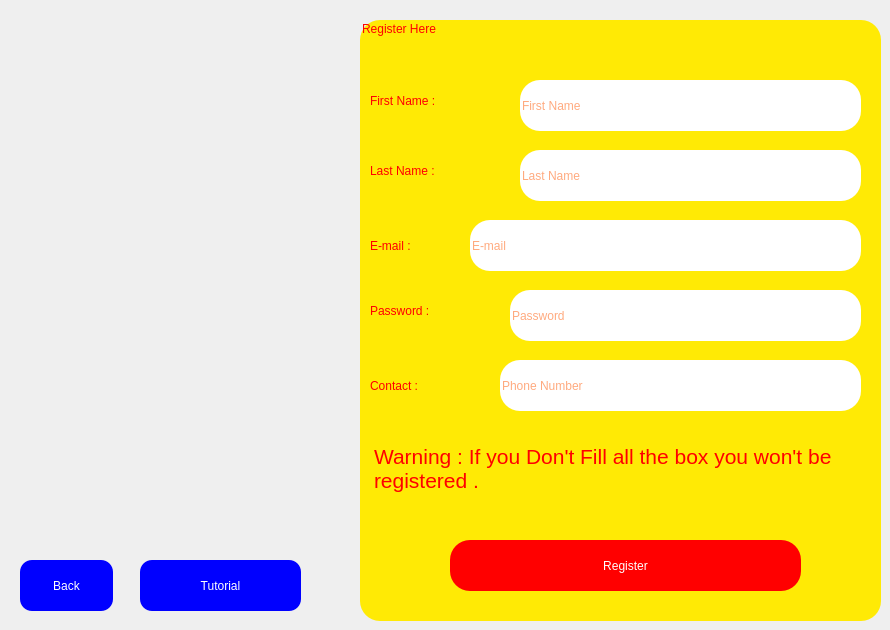
    <widget class="QWidget" name="registration_page">
     <property name="styleSheet">
      <string notr="true">#registration_page{

	
	background-image: url(:/images/26-263385_light-colour-background-images-hd-light-color-background.jpg);

}</string>
     </property>
     <widget class="QGroupBox" name="registe_groupbox">
      <property name="geometry">
       <rect>
        <x>360</x>
        <y>20</y>
        <width>521</width>
        <height>601</height>
       </rect>
      </property>
      <property name="styleSheet">
       <string notr="true">

	
	
	
background-color: rgb(255, 234, 5);


font: 18pt &quot;MS Shell Dlg 2&quot;;

font: 16pt &quot;Britannic Bold&quot;;
color: rgb(255, 0, 0);

border-radius: 20px;



</string>
      </property>
      <property name="title">
       <string>Register Here</string>
      </property>
      <widget class="QLabel" name="reg_fst_name">
       <property name="geometry">
        <rect>
         <x>10</x>
         <y>70</y>
         <width>151</width>
         <height>21</height>
        </rect>
       </property>
       <property name="text">
        <string>First Name :</string>
       </property>
      </widget>
      <widget class="QLabel" name="reg_last_name">
       <property name="geometry">
        <rect>
         <x>10</x>
         <y>140</y>
         <width>151</width>
         <height>21</height>
        </rect>
       </property>
       <property name="text">
        <string>Last Name :</string>
       </property>
      </widget>
      <widget class="QLabel" name="reg_fst_name_2">
       <property name="geometry">
        <rect>
         <x>10</x>
         <y>210</y>
         <width>111</width>
         <height>31</height>
        </rect>
       </property>
       <property name="text">
        <string>E-mail :</string>
       </property>
      </widget>
      <widget class="QLabel" name="reg_fst_name_3">
       <property name="geometry">
        <rect>
         <x>10</x>
         <y>280</y>
         <width>141</width>
         <height>21</height>
        </rect>
       </property>
       <property name="text">
        <string>Password :</string>
       </property>
      </widget>
      <widget class="QLabel" name="reg_fst_name_4">
       <property name="geometry">
        <rect>
         <x>10</x>
         <y>350</y>
         <width>131</width>
         <height>31</height>
        </rect>
       </property>
       <property name="text">
        <string>Contact :</string>
       </property>
      </widget>
      <widget class="QTextEdit" name="Warning">
       <property name="geometry">
        <rect>
         <x>10</x>
         <y>420</y>
         <width>491</width>
         <height>87</height>
        </rect>
       </property>
       <property name="html">
        <string>&lt;!DOCTYPE HTML PUBLIC &quot;-//W3C//DTD HTML 4.0//EN&quot; &quot;http://www.w3.org/TR/REC-html40/strict.dtd&quot;&gt;
&lt;html&gt;&lt;head&gt;&lt;meta name=&quot;qrichtext&quot; content=&quot;1&quot; /&gt;&lt;style type=&quot;text/css&quot;&gt;
p, li { white-space: pre-wrap; }
&lt;/style&gt;&lt;/head&gt;&lt;body style=&quot; font-family:'Britannic Bold'; font-size:16pt; font-weight:400; font-style:normal;&quot;&gt;
&lt;p style=&quot; margin-top:0px; margin-bottom:0px; margin-left:0px; margin-right:0px; -qt-block-indent:0; text-indent:0px;&quot;&gt;&lt;span style=&quot; color:#ff0000;&quot;&gt;Warning : If you Don't Fill all the box you won't be registered .&lt;/span&gt;&lt;/p&gt;&lt;/body&gt;&lt;/html&gt;</string>
       </property>
      </widget>
      <widget class="QPushButton" name="register_Button">
       <property name="geometry">
        <rect>
         <x>90</x>
         <y>520</y>
         <width>351</width>
         <height>51</height>
        </rect>
       </property>
       <property name="styleSheet">
        <string notr="true">#register_Button{

	background-color: rgb(255, 0, 0);
	font: 18pt &quot;MS Shell Dlg 2&quot;;

font: 16pt &quot;Britannic Bold&quot;;
color: rgb(255, 255, 255);
border-radius: 20px;
border-style: outset;
 padding: 6px;


}

#register_Button:hover{


		
	background-color: rgb(255, 85, 0);
    border-style: inset;


}</string>
       </property>
       <property name="text">
        <string>Register</string>
       </property>
      </widget>
      <widget class="QLineEdit" name="reg_email_input">
       <property name="geometry">
        <rect>
         <x>110</x>
         <y>200</y>
         <width>391</width>
         <height>51</height>
        </rect>
       </property>
       <property name="styleSheet">
        <string notr="true">#reg_email_input{
background-color: rgb(255, 255, 255);
color:rgb(255, 85, 0)}</string>
       </property>
       <property name="inputMask">
        <string/>
       </property>
       <property name="text">
        <string/>
       </property>
       <property name="placeholderText">
        <string>E-mail</string>
       </property>
      </widget>
      <widget class="QLineEdit" name="reg_lastname_input">
       <property name="geometry">
        <rect>
         <x>160</x>
         <y>130</y>
         <width>341</width>
         <height>51</height>
        </rect>
       </property>
       <property name="styleSheet">
        <string notr="true">#reg_lastname_input
{
background-color: rgb(255, 255, 255);
color:rgb(255, 85, 0)}</string>
       </property>
       <property name="inputMask">
        <string/>
       </property>
       <property name="text">
        <string/>
       </property>
       <property name="placeholderText">
        <string>Last Name</string>
       </property>
      </widget>
      <widget class="QLineEdit" name="reg_fsname_input">
       <property name="geometry">
        <rect>
         <x>160</x>
         <y>60</y>
         <width>341</width>
         <height>51</height>
        </rect>
       </property>
       <property name="styleSheet">
        <string notr="true">#reg_fsname_input{
background-color: rgb(255, 255, 255);
color:rgb(255, 85, 0)}</string>
       </property>
       <property name="inputMask">
        <string/>
       </property>
       <property name="text">
        <string/>
       </property>
       <property name="placeholderText">
        <string>First Name</string>
       </property>
      </widget>
      <widget class="QLineEdit" name="reg_pass_input">
       <property name="geometry">
        <rect>
         <x>150</x>
         <y>270</y>
         <width>351</width>
         <height>51</height>
        </rect>
       </property>
       <property name="styleSheet">
        <string notr="true">#reg_pass_input
{
background-color: rgb(255, 255, 255);
color:rgb(255, 85, 0)}</string>
       </property>
       <property name="inputMask">
        <string/>
       </property>
       <property name="text">
        <string/>
       </property>
       <property name="echoMode">
        <enum>QLineEdit::Password</enum>
       </property>
       <property name="placeholderText">
        <string>Password</string>
       </property>
      </widget>
      <widget class="QLineEdit" name="reg_contact_input">
       <property name="geometry">
        <rect>
         <x>140</x>
         <y>340</y>
         <width>361</width>
         <height>51</height>
        </rect>
       </property>
       <property name="styleSheet">
        <string notr="true">#reg_contact_input{
background-color: rgb(255, 255, 255);
color:rgb(255, 85, 0)}</string>
       </property>
       <property name="inputMask">
        <string/>
       </property>
       <property name="text">
        <string/>
       </property>
       <property name="placeholderText">
        <string>Phone Number</string>
       </property>
      </widget>
     </widget>
     <widget class="QPushButton" name="register_back_pushButton">
      <property name="geometry">
       <rect>
        <x>20</x>
        <y>560</y>
        <width>93</width>
        <height>51</height>
       </rect>
      </property>
      <property name="styleSheet">
       <string notr="true">#register_back_pushButton{

	background-color: rgb(0, 0, 255);
	font: 18pt &quot;MS Shell Dlg 2&quot;;

font: 16pt &quot;Britannic Bold&quot;;
color: rgb(255, 255, 255);
border-radius: 12px;


}

#register_back_pushButton:hover{


		
	background-color: rgb(0, 170, 0);


}</string>
      </property>
      <property name="text">
       <string>Back</string>
      </property>
     </widget>
     <widget class="QLabel" name="label_5">
      <property name="geometry">
       <rect>
        <x>-30</x>
        <y>70</y>
        <width>381</width>
        <height>391</height>
       </rect>
      </property>
      <property name="text">
       <string/>
      </property>
      <property name="pixmap">
       <pixmap resource="Src.qrc">:/images/131998619_880565402760529_6580879491267773265_n.png</pixmap>
      </property>
      <property name="scaledContents">
       <bool>true</bool>
      </property>
     </widget>
     <widget class="QPushButton" name="tutorial">
      <property name="geometry">
       <rect>
        <x>140</x>
        <y>560</y>
        <width>161</width>
        <height>51</height>
       </rect>
      </property>
      <property name="styleSheet">
       <string notr="true">#tutorial{

	background-color: rgb(0, 0, 255);
	font: 18pt &quot;MS Shell Dlg 2&quot;;

font: 16pt &quot;Britannic Bold&quot;;
color: rgb(255, 255, 255);
border-radius: 12px;


}
#tutorial:hover{


		
	background-color: rgb(0, 170, 0);


}</string>
      </property>
      <property name="text">
       <string>Tutorial</string>
      </property>
     </widget>
    </widget>
